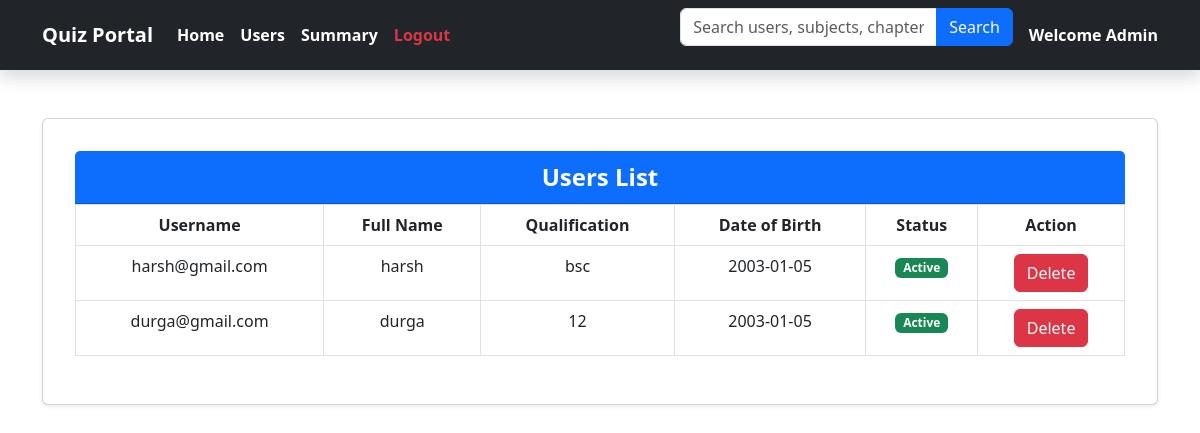
The app's page /users, older data.
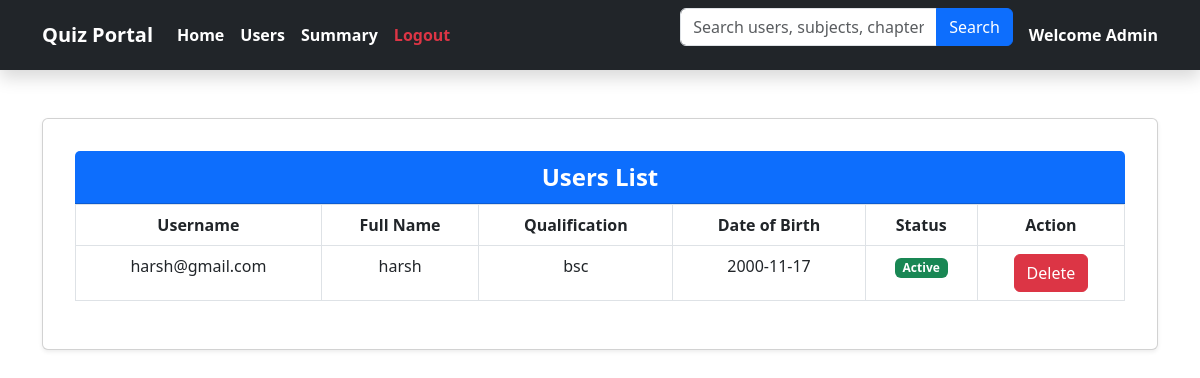
The same page, newer data.
### backend/models.py (models this page shows)
class User(db.Model):
    __tablename__ = 'users'
    id = db.Column(db.Integer, primary_key=True)
    email = db.Column(db.String(120), unique=True, nullable=False)
    password = db.Column(db.String(255), nullable=False)
    full_name = db.Column(db.String(100))
    qualification = db.Column(db.String(100))
    dob = db.Column(db.Date)
    role = db.Column(db.String(10), default='user')
    scores = db.relationship('Score', backref='user', lazy=True, cascade='all, delete-orphan') # 'admin' or 'user

### app.py (the view)
@app.route('/users')
def users():
    users = User.query.filter(User.email != 'admin@gmail.com').all()  # Exclude admin
    return render_template('users_list.html', users=users)

### templates/users_list.html (shortened to what this page needs)
{% extends "navbar.html" %}
{% block content %}
    <div class="card p-3 shadow-sm">
        <div class="card-body">
            <div class="card-header bg-primary text-white text-center fs-4 fw-bold">
                Users List
            </div>
            <table class="table table-bordered text-center">
                <thead>
                    <tr>
                        <th>Username</th>
                        <th>Full Name</th>
                        <th>Qualification</th>
                        <th>Date of Birth</th>
                        <th>Status</th>
                        <th>Action</th>
                    </tr>
                </thead>
                <tbody>
                    {% for user in users %}
                    <tr>
                        <td>{{ user.email }}</td>
                        <td>{{ user.full_name }}</td>
                        <td>{{ user.qualification }}</td>
                        <td>{{ user.dob }}</td>
                        <td>
                            <span class="badge bg-success btn-status">Active</span>
                        </td>
                        <td>
                            <form method="POST" action="{{ url_for('delete_user', user_id=user.id) }}" class="d-inline">
                                <button type="submit" class="btn btn-danger">
                                    Delete
                                </button>
                            </form>
                        </td>
                    </tr>
                    {% endfor %}
                </tbody>
            </table>
        </div>
    </div>
{% endblock %}

Row changes from the older to the newer data that the page shows:
removed User: email "durga@gmail.com", full_name "durga", qualification "12", dob "2003-01-05"
changed User "harsh@gmail.com": dob "2003-01-05" → "2000-11-17"
